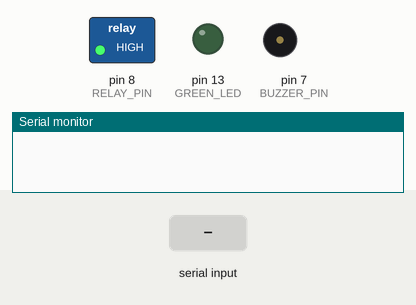
This sketch was run on a simulated Arduino Uno, built with avr-gcc and run on an emulated ATmega328P. Parts: switched loads named in the sketch (green lamp = pin HIGH), output pins drawn as LEDs (lit = HIGH), buzzer (waves = sounding, pin HIGH), the last lines printed to the serial monitor. Inputs (shaded band) come from the test bench.

Above: at 1.2 s.
1.3 s: "ON\n" received over Serial
At 2.5 s:
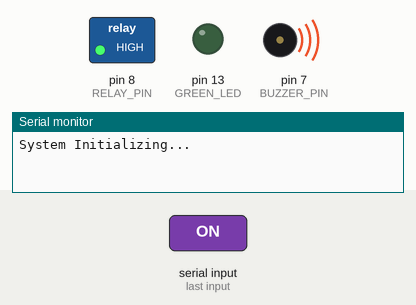
4.3 s: "MOTOR ON\n" received over Serial
At 5.4 s:
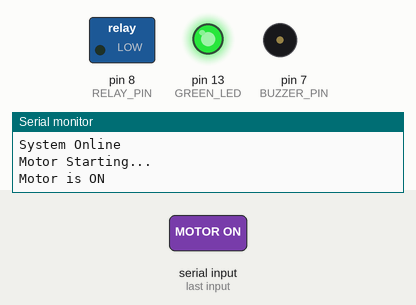
6.3 s: "1\n" received over Serial
At 6.45 s:
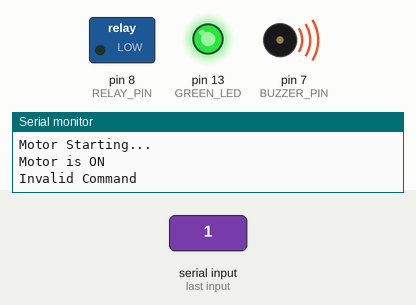
Timing chart, 0 to 9.3 s (numbered marks = the images above; inputs shaded):
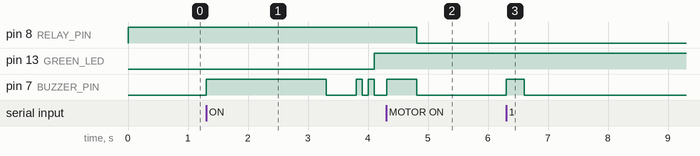

Measured:
- after the input at 1.3 s, pin 13 (GREEN_LED): LOW → HIGH after 2.8 s; pin 7 (BUZZER_PIN): goes HIGH 2.0 s, LOW 0.50 s, HIGH 0.10 s, LOW 0.10 s, HIGH 0.10 s, then LOW, starting at once
- after the input at 4.3 s, pin 8 (RELAY_PIN): HIGH → LOW after 0.51 s; pin 7 (BUZZER_PIN): LOW → HIGH at once, → LOW 0.50 s later
- after the input at 6.3 s, pin 7 (BUZZER_PIN): LOW → HIGH at once, → LOW 0.30 s later

The sketch:

Arduino_Controlling_motor_via_serial_monitor.ino
```cpp
#define RELAY_PIN 8
#define GREEN_LED 13
#define BUZZER_PIN 7
#define RED_LED 12

bool systemOnline = false; // System state

void setup() {
    pinMode(RELAY_PIN, OUTPUT);
    pinMode(GREEN_LED, OUTPUT);
    pinMode(BUZZER_PIN, OUTPUT);
    digitalWrite(RELAY_PIN,HIGH);
    Serial.begin(9600);
}

void loop() {
    if (Serial.available()) {
        String command = Serial.readStringUntil('\n');
        command.trim(); // Remove extra spaces or newlines

        if (command == "ON") {
            Serial.println("System Initializing...");
            digitalWrite(RED_LED,HIGH);
            digitalWrite(BUZZER_PIN, HIGH);
            delay(2000);
            digitalWrite(BUZZER_PIN, LOW);
                //  STARTING BEEP AS A STARTUP SIGNAL

            delay(500);
            digitalWrite(BUZZER_PIN, HIGH);
            delay(100);
            digitalWrite(BUZZER_PIN, LOW);
            delay(100);
            digitalWrite(BUZZER_PIN, HIGH);
            delay(100);
            digitalWrite(BUZZER_PIN, LOW);

                // //  ENDING BEEP AS A STARTUP SIGNAL

            digitalWrite(RED_LED,LOW);
            digitalWrite(GREEN_LED, HIGH);
            systemOnline = true; // System is now online
            Serial.println("System Online");
        }
        else if (command == "MOTOR ON") {
            if (systemOnline) {
                Serial.println("Motor Starting...");
                digitalWrite(BUZZER_PIN, HIGH);
                delay(500);
                digitalWrite(BUZZER_PIN, LOW);
                digitalWrite(RELAY_PIN, LOW);
                Serial.println("Motor is ON");
            } else {
                Serial.println("System is Offline. Turn it ON first.");
                digitalWrite(BUZZER_PIN, HIGH);
                digitalWrite(RED_LED,HIGH);
                delay(300);
                digitalWrite(BUZZER_PIN, LOW);
                digitalWrite(RED_LED,LOW);
            }
        }
        else if (command == "MOTOR OFF") {
            if (systemOnline) {
                Serial.println("Turning Off Motor...");
                digitalWrite(RELAY_PIN, HIGH);
                digitalWrite(BUZZER_PIN, HIGH);
                delay(100);
                digitalWrite(BUZZER_PIN, LOW);
                delay(100);
                digitalWrite(BUZZER_PIN, HIGH);
                delay(100);
                digitalWrite(GREEN_LED, LOW);
                digitalWrite(BUZZER_PIN, LOW);
                Serial.println("Motor is OFF");
            } else {
                Serial.println("System is Offline. Turn it ON first.");
                digitalWrite(BUZZER_PIN, HIGH);
                digitalWrite(RED_LED,HIGH);
                delay(300);
                digitalWrite(BUZZER_PIN, LOW);
                digitalWrite(RED_LED,LOW);
            }
        }
        else if (command == "OFF") {
            if (systemOnline) {
                Serial.println("Shutting Down...");

                digitalWrite(RED_LED,HIGH);
                // delay(700);
                digitalWrite(RELAY_PIN, HIGH);
                digitalWrite(BUZZER_PIN, HIGH);
                delay(100);
                digitalWrite(BUZZER_PIN, LOW);
                delay(100);
                digitalWrite(BUZZER_PIN, HIGH);
                delay(100);
                digitalWrite(GREEN_LED, LOW);
                // delay(3000);
                digitalWrite(BUZZER_PIN, LOW);
                digitalWrite(RED_LED,LOW);
                systemOnline = false; // System is now offline
                Serial.println("System Offline");
            } else {
                Serial.println("System is already OFF");
                digitalWrite(RED_LED,HIGH);
                digitalWrite(BUZZER_PIN, HIGH);
                delay(300);
                digitalWrite(RED_LED,LOW);
                digitalWrite(BUZZER_PIN, LOW);
            }
        }
        else {
            Serial.println("Invalid Command");
            digitalWrite(BUZZER_PIN, HIGH);
            digitalWrite(RED_LED,HIGH);
            delay(300);
            digitalWrite(BUZZER_PIN, LOW);
            digitalWrite(RED_LED,LOW);
        }
    }
}
```
